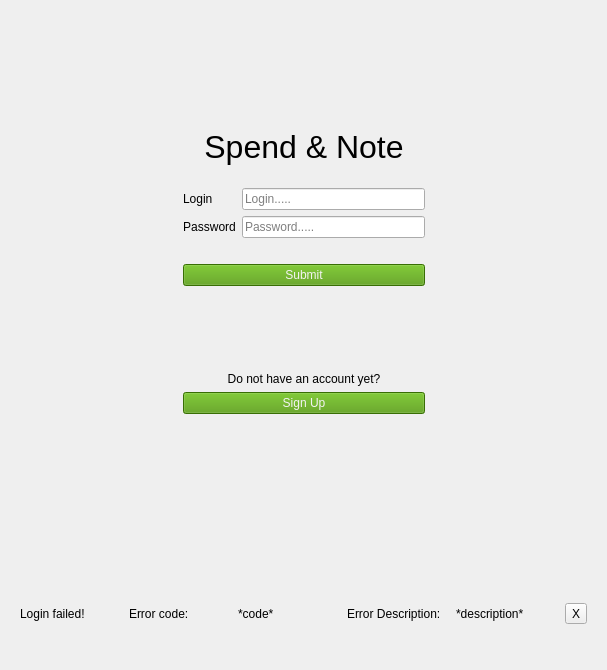
<?xml version="1.0" encoding="UTF-8"?>
<ui version="4.0">
 <class>LoginPage</class>
 <widget class="QWidget" name="LoginPage">
  <property name="geometry">
   <rect>
    <x>0</x>
    <y>0</y>
    <width>607</width>
    <height>670</height>
   </rect>
  </property>
  <property name="windowTitle">
   <string>Form</string>
  </property>
  <layout class="QGridLayout" name="gridLayout" rowstretch="1,4,1,1" columnstretch="1,4,1">
   <item row="1" column="0">
    <spacer name="horizontalSpacer">
     <property name="orientation">
      <enum>Qt::Horizontal</enum>
     </property>
     <property name="sizeHint" stdset="0">
      <size>
       <width>91</width>
       <height>20</height>
      </size>
     </property>
    </spacer>
   </item>
   <item row="1" column="1">
    <widget class="QWidget" name="loginWidget" native="true">
     <layout class="QHBoxLayout" name="horizontalLayout_2" stretch="1,4,1">
      <item>
       <spacer name="horizontalSpacer_3">
        <property name="orientation">
         <enum>Qt::Horizontal</enum>
        </property>
        <property name="sizeHint" stdset="0">
         <size>
          <width>62</width>
          <height>20</height>
         </size>
        </property>
       </spacer>
      </item>
      <item>
       <layout class="QVBoxLayout" name="verticalLayout" stretch="3,0,0,1,3,1,1,2">
        <item alignment="Qt::AlignHCenter">
         <widget class="QLabel" name="titleLabel">
          <property name="font">
           <font>
            <pointsize>24</pointsize>
           </font>
          </property>
          <property name="text">
           <string>Spend &amp; Note</string>
          </property>
          <property name="alignment">
           <set>Qt::AlignCenter</set>
          </property>
         </widget>
        </item>
        <item>
         <layout class="QFormLayout" name="formLayout">
          <property name="sizeConstraint">
           <enum>QLayout::SetMinimumSize</enum>
          </property>
          <item row="0" column="0">
           <widget class="QLabel" name="loginLabel">
            <property name="text">
             <string>Login</string>
            </property>
           </widget>
          </item>
          <item row="0" column="1">
           <widget class="QLineEdit" name="loginLineEdit">
            <property name="placeholderText">
             <string>Login.....</string>
            </property>
           </widget>
          </item>
          <item row="1" column="0">
           <widget class="QLabel" name="passwordLabel">
            <property name="text">
             <string>Password</string>
            </property>
            <property name="scaledContents">
             <bool>false</bool>
            </property>
            <property name="alignment">
             <set>Qt::AlignCenter</set>
            </property>
            <property name="margin">
             <number>0</number>
            </property>
           </widget>
          </item>
          <item row="1" column="1">
           <widget class="QLineEdit" name="passwordLineEdit">
            <property name="text">
             <string/>
            </property>
            <property name="echoMode">
             <enum>QLineEdit::Password</enum>
            </property>
            <property name="placeholderText">
             <string>Password.....</string>
            </property>
           </widget>
          </item>
         </layout>
        </item>
        <item>
         <widget class="QLabel" name="loginErrorLabel">
          <property name="styleSheet">
           <string notr="true">color: rgb(204, 0, 0);</string>
          </property>
          <property name="text">
           <string/>
          </property>
          <property name="alignment">
           <set>Qt::AlignCenter</set>
          </property>
         </widget>
        </item>
        <item>
         <widget class="QPushButton" name="loginSubmitButton">
          <property name="styleSheet">
           <string notr="true">color: rgb(243, 243, 243);
background-color: rgb(78, 154, 6);</string>
          </property>
          <property name="text">
           <string>Submit</string>
          </property>
         </widget>
        </item>
        <item>
         <spacer name="verticalSpacer_3">
          <property name="orientation">
           <enum>Qt::Vertical</enum>
          </property>
          <property name="sizeType">
           <enum>QSizePolicy::Preferred</enum>
          </property>
          <property name="sizeHint" stdset="0">
           <size>
            <width>20</width>
            <height>40</height>
           </size>
          </property>
         </spacer>
        </item>
        <item>
         <widget class="QLabel" name="signupLabel">
          <property name="text">
           <string>Do not have an account yet?</string>
          </property>
          <property name="alignment">
           <set>Qt::AlignBottom|Qt::AlignHCenter</set>
          </property>
         </widget>
        </item>
        <item>
         <widget class="QPushButton" name="signupButton">
          <property name="styleSheet">
           <string notr="true">background-color: rgb(78, 154, 6);
color: rgb(243, 243, 243);</string>
          </property>
          <property name="text">
           <string>Sign Up</string>
          </property>
         </widget>
        </item>
        <item>
         <spacer name="verticalSpacer_4">
          <property name="orientation">
           <enum>Qt::Vertical</enum>
          </property>
          <property name="sizeType">
           <enum>QSizePolicy::Minimum</enum>
          </property>
          <property name="sizeHint" stdset="0">
           <size>
            <width>20</width>
            <height>40</height>
           </size>
          </property>
         </spacer>
        </item>
       </layout>
      </item>
      <item>
       <spacer name="horizontalSpacer_4">
        <property name="orientation">
         <enum>Qt::Horizontal</enum>
        </property>
        <property name="sizeHint" stdset="0">
         <size>
          <width>62</width>
          <height>20</height>
         </size>
        </property>
       </spacer>
      </item>
     </layout>
    </widget>
   </item>
   <item row="0" column="1">
    <spacer name="verticalSpacer">
     <property name="orientation">
      <enum>Qt::Vertical</enum>
     </property>
     <property name="sizeHint" stdset="0">
      <size>
       <width>20</width>
       <height>93</height>
      </size>
     </property>
    </spacer>
   </item>
   <item row="1" column="2">
    <spacer name="horizontalSpacer_2">
     <property name="orientation">
      <enum>Qt::Horizontal</enum>
     </property>
     <property name="sizeHint" stdset="0">
      <size>
       <width>91</width>
       <height>20</height>
      </size>
     </property>
    </spacer>
   </item>
   <item row="2" column="1">
    <spacer name="verticalSpacer_2">
     <property name="orientation">
      <enum>Qt::Vertical</enum>
     </property>
     <property name="sizeHint" stdset="0">
      <size>
       <width>20</width>
       <height>93</height>
      </size>
     </property>
    </spacer>
   </item>
   <item row="3" column="0" colspan="3">
    <widget class="QWidget" name="ErrorWidget" native="true">
     <property name="enabled">
      <bool>true</bool>
     </property>
     <layout class="QVBoxLayout" name="verticalLayout_2">
      <item>
       <spacer name="verticalSpacer_5">
        <property name="orientation">
         <enum>Qt::Vertical</enum>
        </property>
        <property name="sizeHint" stdset="0">
         <size>
          <width>20</width>
          <height>18</height>
         </size>
        </property>
       </spacer>
      </item>
      <item>
       <layout class="QHBoxLayout" name="horizontalLayout">
        <item>
         <widget class="QLabel" name="label">
          <property name="text">
           <string>Login failed!</string>
          </property>
         </widget>
        </item>
        <item>
         <widget class="QLabel" name="label_2">
          <property name="text">
           <string>Error code:</string>
          </property>
         </widget>
        </item>
        <item>
         <widget class="QLabel" name="ErrorCodeLabel">
          <property name="text">
           <string>*code*</string>
          </property>
         </widget>
        </item>
        <item>
         <widget class="QLabel" name="label_3">
          <property name="text">
           <string>Error Description:</string>
          </property>
         </widget>
        </item>
        <item>
         <widget class="QLabel" name="ErrorDescriptionLabel">
          <property name="text">
           <string>*description*</string>
          </property>
         </widget>
        </item>
        <item>
         <widget class="QToolButton" name="CloseErrorBannerToolButton">
          <property name="text">
           <string>X</string>
          </property>
         </widget>
        </item>
       </layout>
      </item>
      <item>
       <spacer name="verticalSpacer_6">
        <property name="orientation">
         <enum>Qt::Vertical</enum>
        </property>
        <property name="sizeHint" stdset="0">
         <size>
          <width>20</width>
          <height>18</height>
         </size>
        </property>
       </spacer>
      </item>
     </layout>
    </widget>
   </item>
  </layout>
 </widget>
 <resources/>
 <connections/>
</ui>
